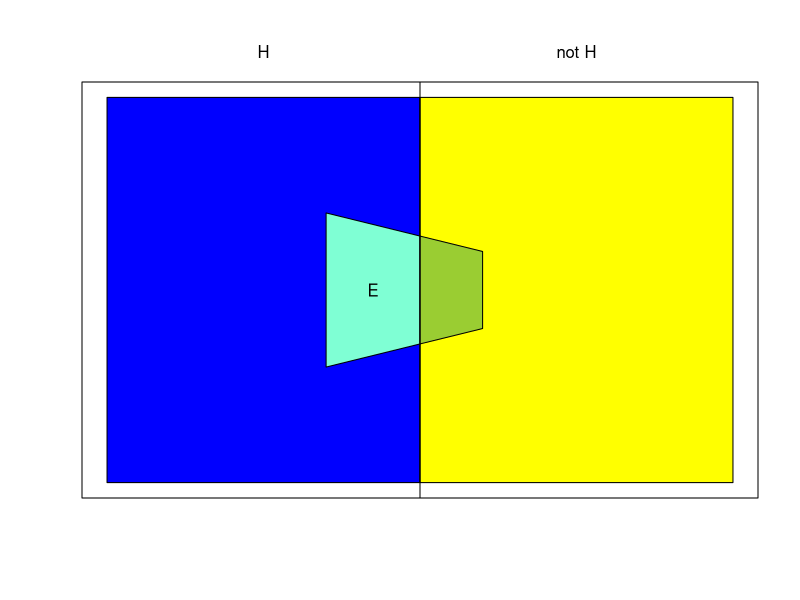
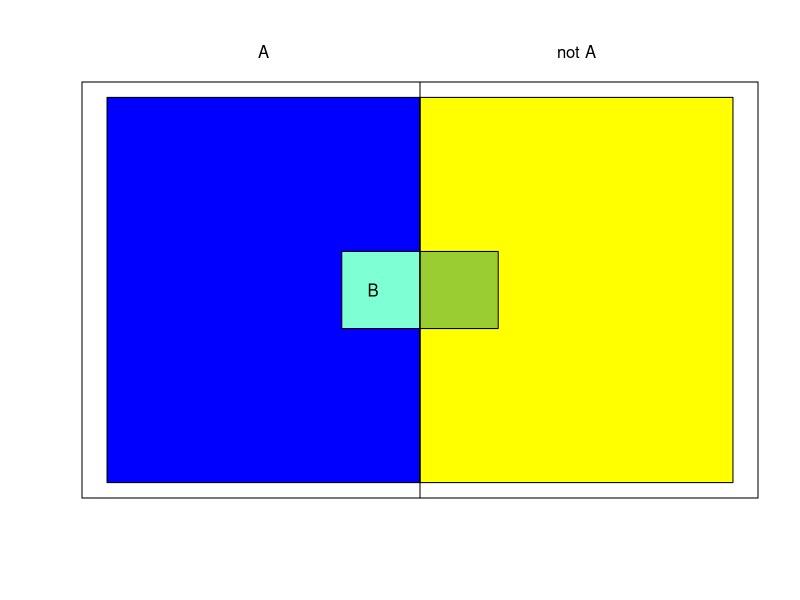

These charts were generated, in order, by the following R code:
## ---- chunk 1
plot(c(0,2),c(0,1),type="n",xaxt="n",yaxt="n",xlab="",ylab="")
polygon(c(0,0,1,1),c(0,1,1,0),col="blue")
polygon(c(1,1,2,2),c(0,1,1,0),col="yellow")
Ev.x <- c(.7,.7,1.2,1.2)
Ev.y <- c(.3,.7,.6,.4)
Ev.mf <-(1-Ev.x[1])/(Ev.x[4]-Ev.x[1])
Ev.mid <-(Ev.y[c(4,3)]-Ev.y[c(1,2)])*Ev.mf + Ev.y[c(1,2)]
polygon(c(Ev.x[1:2],c(1,1)),c(Ev.y[1:2],rev(Ev.mid)),
        col="aquamarine")
polygon(c(c(1,1),Ev.x[3:4]),c(Ev.mid,Ev.y[3:4]),
        col="yellowgreen")
abline(v=1)
text(.85,.5,"E")
axis(3,at=c(.5,1.5),labels=c("H","not H"),tick=FALSE)
## ---- chunk 2
plot(c(0,2),c(0,1),type="n",xaxt="n",yaxt="n",xlab="",ylab="")
polygon(c(0,0,1,1),c(0,1,1,0),col="blue")
polygon(c(1,1,2,2),c(0,1,1,0),col="yellow")
Ev.x <- c(.75,.75,1.25,1.25)
Ev.y <- c(.4,.6,.6,.4)
Ev.mf <-(1-Ev.x[1])/(Ev.x[4]-Ev.x[1])
Ev.mid <-(Ev.y[c(4,3)]-Ev.y[c(1,2)])*Ev.mf + Ev.y[c(1,2)]
polygon(c(Ev.x[1:2],c(1,1)),c(Ev.y[1:2],rev(Ev.mid)),
        col="aquamarine")
polygon(c(c(1,1),Ev.x[3:4]),c(Ev.mid,Ev.y[3:4]),
        col="yellowgreen")
abline(v=1)
text(.85,.5,"B")
axis(3,at=c(.5,1.5),labels=c("A","not A"),tick=FALSE)
## ---- chunk 3
DrivingSkill <- c(N=5/6,A=1/6)
AccLike <- cbind(Yes=c(N=1/100,A=1/10),No=c(N=99/100,A=9/10))
Year1 <- sweep(AccLike,1,DrivingSkill,"*")
Year1
sum(Year1[,"Yes"])

## ---- chunk 4
Acc2Like <- AccLike
Acc2Like[,"Yes"] <- AccLike[,"Yes"]^2
Acc2Like[,"No"] <- 1 -Acc2Like[,"Yes"]
Year12 <- sweep(Acc2Like,1,DrivingSkill,"*")
Year12
sum(Year12[,"Yes"])
## ---- chunk 5
sum(Year12[,"Yes"])/sum(Year1[,"Yes"])
